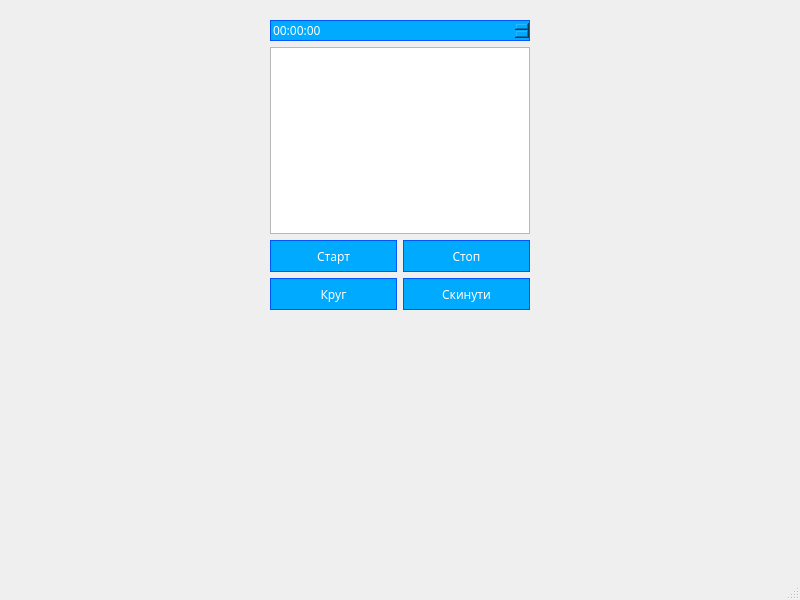
<?xml version="1.0" encoding="UTF-8"?>
<ui version="4.0">
 <class>MainWindow</class>
 <widget class="QMainWindow" name="MainWindow">
  <property name="geometry">
   <rect>
    <x>0</x>
    <y>0</y>
    <width>800</width>
    <height>600</height>
   </rect>
  </property>
  <property name="windowTitle">
   <string>MainWindow</string>
  </property>
  <widget class="QWidget" name="centralwidget">
   <widget class="QWidget" name="">
    <property name="geometry">
     <rect>
      <x>270</x>
      <y>20</y>
      <width>260</width>
      <height>290</height>
     </rect>
    </property>
    <layout class="QVBoxLayout" name="verticalLayout_3">
     <item>
      <layout class="QVBoxLayout" name="verticalLayout">
       <item>
        <widget class="QTimeEdit" name="timeEdit">
         <property name="styleSheet">
          <string notr="true">border: 1px solid #0055ff;
background-color:#00aaff;
color:white;
font-family:Roboto Sono;
qproperty-alignment: 'AlignCenter';</string>
         </property>
        </widget>
       </item>
       <item>
        <widget class="QListWidget" name="listLaps">
         <property name="styleSheet">
          <string notr="true">font-family:Roboto Sono;
</string>
         </property>
        </widget>
       </item>
      </layout>
     </item>
     <item>
      <layout class="QVBoxLayout" name="verticalLayout_2">
       <item>
        <layout class="QHBoxLayout" name="horizontalLayout">
         <item>
          <widget class="QPushButton" name="btnStart">
           <property name="styleSheet">
            <string notr="true">border: 1px solid #0055ff;
background-color:#00aaff;
color:white;
height:30px;
font-family:Roboto Sono;</string>
           </property>
           <property name="text">
            <string>Старт</string>
           </property>
          </widget>
         </item>
         <item>
          <widget class="QPushButton" name="btnStop">
           <property name="styleSheet">
            <string notr="true">border: 1px solid #0055ff;
background-color:#00aaff;
color:white;
height:30px;
font-family:Roboto Sono;</string>
           </property>
           <property name="text">
            <string>Стоп</string>
           </property>
          </widget>
         </item>
        </layout>
       </item>
       <item>
        <layout class="QHBoxLayout" name="horizontalLayout_2">
         <item>
          <widget class="QPushButton" name="btnLap">
           <property name="styleSheet">
            <string notr="true">border: 1px solid #0055ff;
background-color:#00aaff;
color:white;
height:30px;
font-family:Roboto Sono;</string>
           </property>
           <property name="text">
            <string>Круг</string>
           </property>
          </widget>
         </item>
         <item>
          <widget class="QPushButton" name="btnReset">
           <property name="styleSheet">
            <string notr="true">border: 1px solid #0055ff;
background-color:#00aaff;
color:white;
height:30px;
font-family:Roboto Sono;</string>
           </property>
           <property name="text">
            <string>Скинути</string>
           </property>
          </widget>
         </item>
        </layout>
       </item>
      </layout>
     </item>
    </layout>
   </widget>
  </widget>
  <widget class="QMenuBar" name="menubar">
   <property name="geometry">
    <rect>
     <x>0</x>
     <y>0</y>
     <width>800</width>
     <height>22</height>
    </rect>
   </property>
  </widget>
  <widget class="QStatusBar" name="statusbar"/>
 </widget>
 <resources/>
 <connections/>
</ui>
